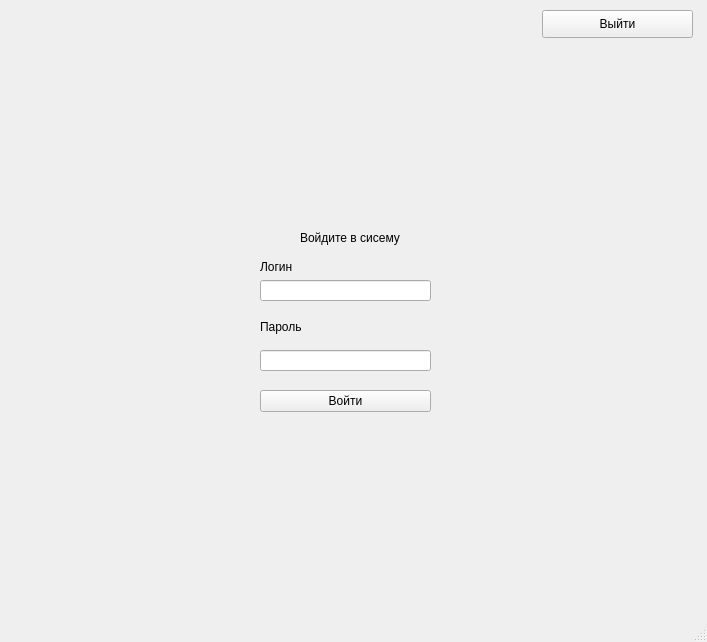
<?xml version="1.0" encoding="UTF-8"?>
<ui version="4.0">
 <class>ERPsystem</class>
 <widget class="QMainWindow" name="ERPsystem">
  <property name="geometry">
   <rect>
    <x>0</x>
    <y>0</y>
    <width>707</width>
    <height>642</height>
   </rect>
  </property>
  <property name="windowTitle">
   <string>ERPsystem</string>
  </property>
  <widget class="QWidget" name="centralwidget">
   <widget class="QStackedWidget" name="stackedWidget">
    <property name="geometry">
     <rect>
      <x>10</x>
      <y>70</y>
      <width>691</width>
      <height>481</height>
     </rect>
    </property>
    <property name="currentIndex">
     <number>0</number>
    </property>
    <widget class="QWidget" name="page_main">
     <widget class="QLabel" name="label_enter">
      <property name="geometry">
       <rect>
        <x>290</x>
        <y>160</y>
        <width>111</width>
        <height>16</height>
       </rect>
      </property>
      <property name="text">
       <string>Войдите в сисему</string>
      </property>
     </widget>
     <widget class="QPushButton" name="pushButton_ok">
      <property name="geometry">
       <rect>
        <x>250</x>
        <y>320</y>
        <width>171</width>
        <height>22</height>
       </rect>
      </property>
      <property name="text">
       <string>Войти</string>
      </property>
     </widget>
     <widget class="QLabel" name="label_password">
      <property name="geometry">
       <rect>
        <x>250</x>
        <y>250</y>
        <width>47</width>
        <height>14</height>
       </rect>
      </property>
      <property name="text">
       <string>Пароль</string>
      </property>
     </widget>
     <widget class="QLineEdit" name="lineEdit_login">
      <property name="geometry">
       <rect>
        <x>250</x>
        <y>210</y>
        <width>171</width>
        <height>21</height>
       </rect>
      </property>
     </widget>
     <widget class="QLabel" name="label_login">
      <property name="geometry">
       <rect>
        <x>250</x>
        <y>190</y>
        <width>47</width>
        <height>14</height>
       </rect>
      </property>
      <property name="text">
       <string>Логин</string>
      </property>
     </widget>
     <widget class="QLineEdit" name="lineEdit_password">
      <property name="geometry">
       <rect>
        <x>250</x>
        <y>280</y>
        <width>171</width>
        <height>21</height>
       </rect>
      </property>
     </widget>
    </widget>
    <widget class="SalesOrder" name="page_sales"/>
    <widget class="ProductionOrder" name="page_product"/>
   </widget>
   <widget class="QLabel" name="label_type">
    <property name="geometry">
     <rect>
      <x>400</x>
      <y>20</y>
      <width>55</width>
      <height>16</height>
     </rect>
    </property>
    <property name="text">
     <string/>
    </property>
   </widget>
   <widget class="QPushButton" name="pushButton_exit">
    <property name="geometry">
     <rect>
      <x>542</x>
      <y>10</y>
      <width>151</width>
      <height>28</height>
     </rect>
    </property>
    <property name="text">
     <string>Выйти</string>
    </property>
   </widget>
  </widget>
  <widget class="QMenuBar" name="menubar">
   <property name="geometry">
    <rect>
     <x>0</x>
     <y>0</y>
     <width>707</width>
     <height>26</height>
    </rect>
   </property>
  </widget>
  <widget class="QStatusBar" name="statusbar"/>
 </widget>
 <customwidgets>
  <customwidget>
   <class>SalesOrder</class>
   <extends>QWidget</extends>
   <header>salesorder.h</header>
   <container>1</container>
  </customwidget>
  <customwidget>
   <class>ProductionOrder</class>
   <extends>QWidget</extends>
   <header>productionorder.h</header>
   <container>1</container>
  </customwidget>
 </customwidgets>
 <resources/>
 <connections/>
</ui>
